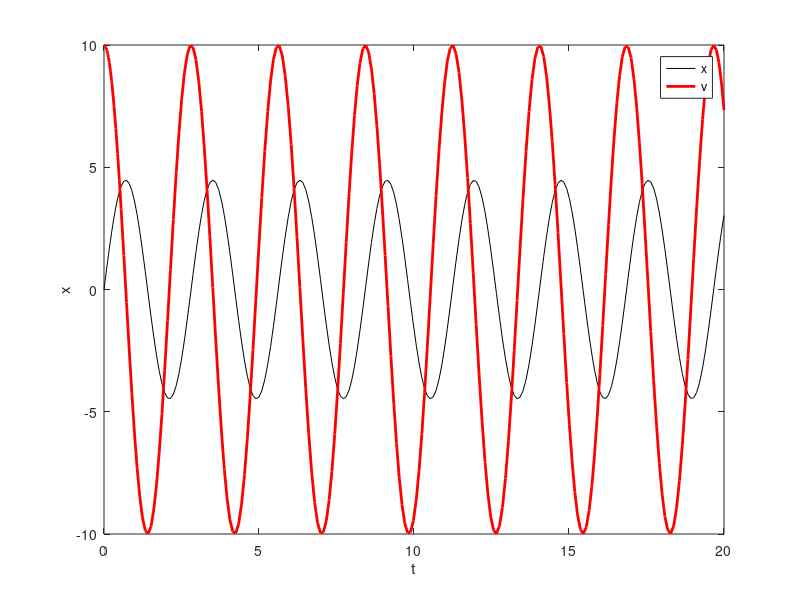

This chart was generated by the following MATLAB code: (Note: this script raises an error after producing the figure.)
%% Mufi 2025 - Lecture 8. - Solution of ODEs
% Simple Harmonic Oscillator - no dumping

% x''+om^2 * x = f(t)
% om = sqrt(k/m), f(t) = F(t)/m

% Split ode into 1st-order ODEs
% x' = v
% v' = -k/m*x+F(t)/m
forcefun = @(t) 0;
% 
odefun = @(t,x,k,m,ft) [x(2);-k/m*x(1)+ft(t)/m];

k = 5; m = 1;
tspan = [0 20];
x0 = [0;10];
[T,Y] = ode45(@(t,x) odefun(t,x,k,m,forcefun),tspan, x0);
xt = Y(:,1); vt = Y(:,2);
figure; 
  plot(T,Y(:,1),'k-',T,Y(:,2),'r-','LineWidth',2);
  xlabel('t');
  ylabel('x');
  legend('x','v','Location','best')

%% Source is different
forcefun2 = @(t) 10*stepfun(t,5);

k = 5; m = 1;
tspan = [0 20];
x0 = [0;10];
[T,Y] = ode45(@(t,x) odefun(t,x,k,m,forcefun2),tspan, x0);

ust = forcefun2(T);

figure; 
  plot(T,Y(:,1),'k-',T,Y(:,2),'r-','LineWidth',2);
  hold on; plot(T,ust,'g-','LineWidth',2);
  xlabel('t');
  ylabel('x');
  legend('x','v','source','location','best')

%% Phase space
figure; 
  plot(xt, vt, 'r-o'); 
  xlabel('x'); ylabel('v'); 
  title('Phase space (no damping)')

